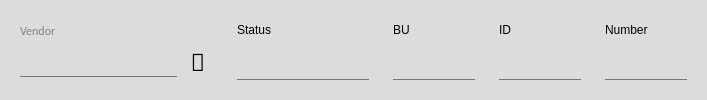
                <widget class="QWidget" name="widget_59" native="true">
                 <property name="styleSheet">
                  <string notr="true">QWidget{
background-color:rgb(220,220,220);
 border-radius:20px
}</string>
                 </property>
                 <layout class="QGridLayout" name="gridLayout_57">
                  <item row="0" column="1">
                   <widget class="QWidget" name="widget_10" native="true">
                    <property name="maximumSize">
                     <size>
                      <width>150</width>
                      <height>16777215</height>
                     </size>
                    </property>
                    <layout class="QVBoxLayout" name="verticalLayout_2">
                     <item>
                      <widget class="QLabel" name="label_5">
                       <property name="text">
                        <string>Status</string>
                       </property>
                      </widget>
                     </item>
                     <item>
                      <widget class="QLineEdit" name="status_query">
                       <property name="minimumSize">
                        <size>
                         <width>0</width>
                         <height>35</height>
                        </size>
                       </property>
                       <property name="font">
                        <font>
                         <family>Calibri</family>
                         <pointsize>14</pointsize>
                         <weight>75</weight>
                         <bold>true</bold>
                        </font>
                       </property>
                       <property name="styleSheet">
                        <string notr="true">QLineEdit {
    border: none;
    border-bottom: 1px solid rgb(90, 54, 247);
    border-radius: 0;
    background-color: transparent;
}

QLineEdit:disabled, QLineEdit:!focus {
    border-bottom: 1px solid rgb(120, 120, 120);
}</string>
                       </property>
                       <property name="readOnly">
                        <bool>true</bool>
                       </property>
                      </widget>
                     </item>
                    </layout>
                   </widget>
                  </item>
                  <item row="0" column="0">
                   <widget class="QWidget" name="widget_35" native="true">
                    <property name="minimumSize">
                     <size>
                      <width>0</width>
                      <height>70</height>
                     </size>
                    </property>
                    <layout class="QGridLayout" name="gridLayout_2">
                     <property name="leftMargin">
                      <number>9</number>
                     </property>
                     <item row="1" column="2">
                      <widget class="QPushButton" name="btn_vendor_score">
                       <property name="minimumSize">
                        <size>
                         <width>30</width>
                         <height>30</height>
                        </size>
                       </property>
                       <property name="maximumSize">
                        <size>
                         <width>30</width>
                         <height>30</height>
                        </size>
                       </property>
                       <property name="font">
                        <font>
                         <family>Century Gothic</family>
                         <pointsize>18</pointsize>
                         <weight>50</weight>
                         <bold>false</bold>
                        </font>
                       </property>
                       <property name="cursor">
                        <cursorShape>PointingHandCursor</cursorShape>
                       </property>
                       <property name="styleSheet">
                        <string notr="true">background-color:transparent;
outline: none;</string>
                       </property>
                       <property name="text">
                        <string>🔎</string>
                       </property>
                      </widget>
                     </item>
                     <item row="1" column="1">
                      <widget class="QLineEdit" name="vendor_select">
                       <property name="enabled">
                        <bool>true</bool>
                       </property>
                       <property name="minimumSize">
                        <size>
                         <width>0</width>
                         <height>30</height>
                        </size>
                       </property>
                       <property name="maximumSize">
                        <size>
                         <width>4409</width>
                         <height>16777215</height>
                        </size>
                       </property>
                       <property name="font">
                        <font>
                         <family>Calibri</family>
                         <pointsize>14</pointsize>
                         <weight>75</weight>
                         <bold>true</bold>
                        </font>
                       </property>
                       <property name="styleSheet">
                        <string notr="true">QLineEdit {
    border: none;
    border-bottom: 1px solid rgb(90, 54, 247);
    border-radius: 0;
    background-color: transparent;
}

QLineEdit:disabled, QLineEdit:!focus {
    border-bottom: 1px solid rgb(120, 120, 120);
}</string>
                       </property>
                       <property name="text">
                        <string/>
                       </property>
                       <property name="readOnly">
                        <bool>true</bool>
                       </property>
                      </widget>
                     </item>
                     <item row="0" column="1">
                      <widget class="QLabel" name="label_3">
                       <property name="minimumSize">
                        <size>
                         <width>0</width>
                         <height>17</height>
                        </size>
                       </property>
                       <property name="maximumSize">
                        <size>
                         <width>16777215</width>
                         <height>17</height>
                        </size>
                       </property>
                       <property name="font">
                        <font>
                         <family>Calibri</family>
                         <pointsize>9</pointsize>
                         <weight>50</weight>
                         <bold>false</bold>
                        </font>
                       </property>
                       <property name="styleSheet">
                        <string notr="true">background-color:transparent;
color:rgb(130,130,130)</string>
                       </property>
                       <property name="text">
                        <string>Vendor</string>
                       </property>
                      </widget>
                     </item>
                    </layout>
                   </widget>
                  </item>
                  <item row="0" column="4">
                   <widget class="QWidget" name="widget_8" native="true">
                    <property name="maximumSize">
                     <size>
                      <width>100</width>
                      <height>16777215</height>
                     </size>
                    </property>
                    <layout class="QVBoxLayout" name="verticalLayout_5">
                     <item>
                      <widget class="QLabel" name="label_8">
                       <property name="text">
                        <string>Number</string>
                       </property>
                      </widget>
                     </item>
                     <item>
                      <widget class="QLineEdit" name="number_query">
                       <property name="minimumSize">
                        <size>
                         <width>0</width>
                         <height>35</height>
                        </size>
                       </property>
                       <property name="font">
                        <font>
                         <family>Calibri</family>
                         <pointsize>14</pointsize>
                         <weight>75</weight>
                         <bold>true</bold>
                        </font>
                       </property>
                       <property name="styleSheet">
                        <string notr="true">QLineEdit {
    border: none;
    border-bottom: 1px solid rgb(90, 54, 247);
    border-radius: 0;
    background-color: transparent;
}

QLineEdit:disabled, QLineEdit:!focus {
    border-bottom: 1px solid rgb(120, 120, 120);
}</string>
                       </property>
                       <property name="readOnly">
                        <bool>true</bool>
                       </property>
                      </widget>
                     </item>
                    </layout>
                   </widget>
                  </item>
                  <item row="0" column="3">
                   <widget class="QWidget" name="widget_6" native="true">
                    <property name="maximumSize">
                     <size>
                      <width>100</width>
                      <height>16777215</height>
                     </size>
                    </property>
                    <layout class="QVBoxLayout" name="verticalLayout_4">
                     <item>
                      <widget class="QLabel" name="label_6">
                       <property name="text">
                        <string>ID</string>
                       </property>
                      </widget>
                     </item>
                     <item>
                      <widget class="QLineEdit" name="id_query">
                       <property name="minimumSize">
                        <size>
                         <width>0</width>
                         <height>35</height>
                        </size>
                       </property>
                       <property name="font">
                        <font>
                         <family>Calibri</family>
                         <pointsize>14</pointsize>
                         <weight>75</weight>
                         <bold>true</bold>
                        </font>
                       </property>
                       <property name="styleSheet">
                        <string notr="true">QLineEdit {
    border: none;
    border-bottom: 1px solid rgb(90, 54, 247);
    border-radius: 0;
    background-color: transparent;
}

QLineEdit:disabled, QLineEdit:!focus {
    border-bottom: 1px solid rgb(120, 120, 120);
}</string>
                       </property>
                       <property name="readOnly">
                        <bool>true</bool>
                       </property>
                      </widget>
                     </item>
                    </layout>
                   </widget>
                  </item>
                  <item row="0" column="2">
                   <widget class="QWidget" name="widget_7" native="true">
                    <property name="maximumSize">
                     <size>
                      <width>100</width>
                      <height>16777215</height>
                     </size>
                    </property>
                    <layout class="QVBoxLayout" name="verticalLayout_3">
                     <item>
                      <widget class="QLabel" name="label_7">
                       <property name="text">
                        <string>BU</string>
                       </property>
                      </widget>
                     </item>
                     <item>
                      <widget class="QLineEdit" name="bu_query">
                       <property name="minimumSize">
                        <size>
                         <width>0</width>
                         <height>35</height>
                        </size>
                       </property>
                       <property name="font">
                        <font>
                         <family>Calibri</family>
                         <pointsize>14</pointsize>
                         <weight>75</weight>
                         <bold>true</bold>
                        </font>
                       </property>
                       <property name="styleSheet">
                        <string notr="true">QLineEdit {
    border: none;
    border-bottom: 1px solid rgb(90, 54, 247);
    border-radius: 0;
    background-color: transparent;
}

QLineEdit:disabled, QLineEdit:!focus {
    border-bottom: 1px solid rgb(120, 120, 120);
}</string>
                       </property>
                       <property name="readOnly">
                        <bool>true</bool>
                       </property>
                      </widget>
                     </item>
                    </layout>
                   </widget>
                  </item>
                 </layout>
                </widget>
